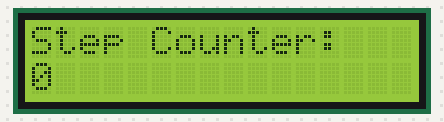
A sketch run on a simulated Arduino Uno, built with avr-gcc and run on an emulated ATmega328P. On the bench: 16×2 character LCD.

Above: at 0.1 s.
At 4.1 s:
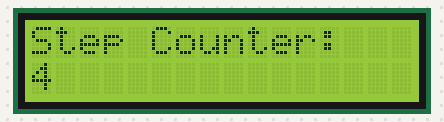
At 9.1 s:
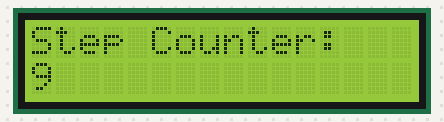
At 19.1 s:
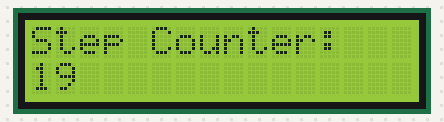
At 29.1 s:
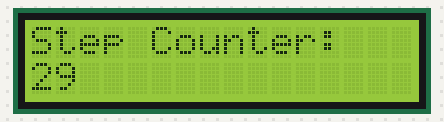
At 39.1 s:
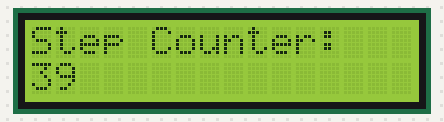

The sketch:

Step_Counter.ino
```cpp
#include <Arduino.h>
#include <LiquidCrystal.h>

LiquidCrystal lcd(12, 11, 4, 5, 6, 7);


void setup()
{

  lcd.begin(16, 2); //Identifies the LCD's number of columns and rows

  lcd.print("Step Counter:");
}

void loop()
{
  lcd.setCursor(0,1); //Set the cursor to column 0, line 1

  lcd.print(millis() / 1000); //Print the number of seconds since reset
}
```

Measured:
- what the display in image 1 shows lasts 1.0 s, from 4.0 s to 5.0 s
